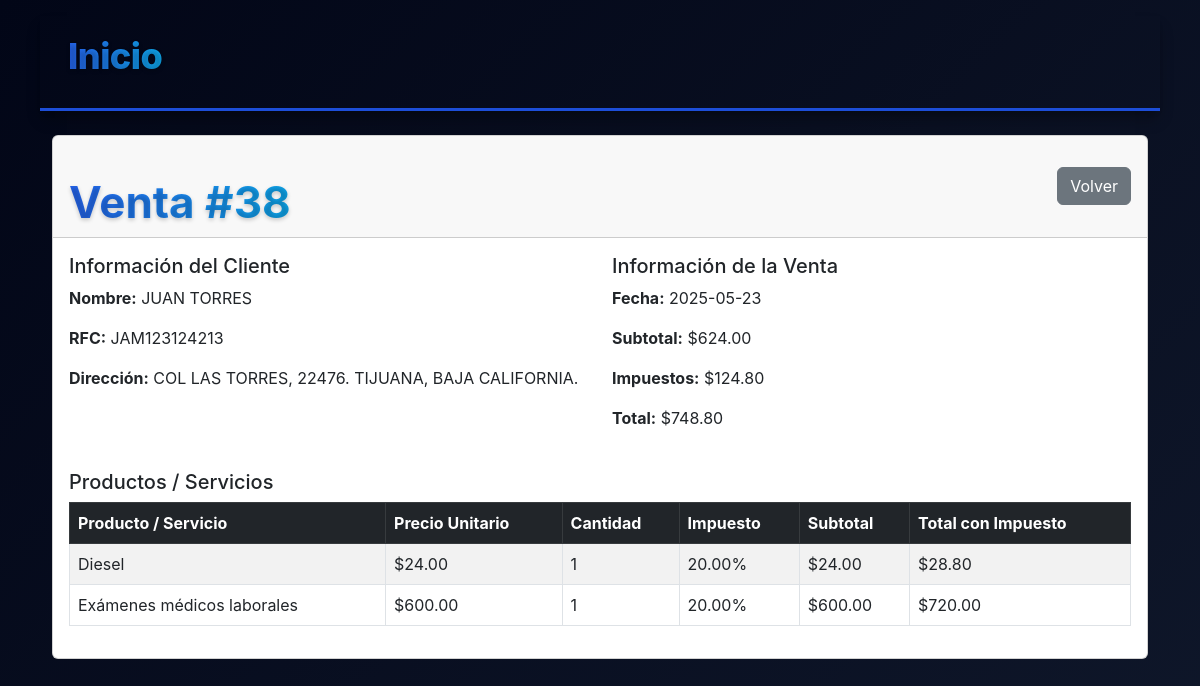
/modules/sales/view.php?id=38 (signed in), run on the app's committed database.
### tables this page shows
CREATE TABLE `sales` (
  `id` int(11) NOT NULL,
  `client_id` int(11) NOT NULL,
  `sale_date` date NOT NULL,
  `subtotal` decimal(10,2) NOT NULL,
  `tax_percentage` decimal(5,2) NOT NULL,
  `tax_amount` decimal(10,2) NOT NULL,
  `total` decimal(10,2) NOT NULL,
  `created_at` timestamp NOT NULL DEFAULT current_timestamp(),
  `client_type` enum('person','company') NOT NULL DEFAULT 'person'
);

CREATE TABLE `sale_details` (
  `id` int(11) NOT NULL,
  `sale_id` int(11) NOT NULL,
  `product_id` int(11) NOT NULL,
  `quantity` int(11) NOT NULL,
  `unit_price` decimal(10,2) NOT NULL,
  `tax_rate` decimal(4,2) NOT NULL DEFAULT 0.00,
  `subtotal` decimal(10,2) NOT NULL
);

CREATE TABLE `products` (
  `id` int(11) NOT NULL,
  `name` varchar(100) NOT NULL,
  `description` text DEFAULT NULL,
  `type` enum('Producto','Servicio') NOT NULL DEFAULT 'Producto',
  `price` decimal(10,2) NOT NULL,
  `created_at` timestamp NOT NULL DEFAULT current_timestamp()
);

### modules/sales/view.php (the view, shortened to what this page needs)
<?php
require_once '../../includes/header.php';
$db   = new Database();
$conn = $db->connect();
$stmt = $conn->prepare("
    SELECT
      s.*,
      CASE
        WHEN s.client_type = 'person'  THEN CONCAT(c.first_name, ' ', c.last_name)
        WHEN s.client_type = 'company' THEN co.business_name
        ELSE ''
      END AS client_name,
      CASE
        WHEN s.client_type = 'person'  THEN c.rfc
        WHEN s.client_type = 'company' THEN co.rfc
        ELSE ''
      END AS client_rfc,
      CASE
        WHEN s.client_type = 'person'  THEN c.address
        WHEN s.client_type = 'company' THEN co.fiscal_address
        ELSE ''
      END AS client_address
    FROM sales AS s
    LEFT JOIN clients   AS c  ON (s.client_type = 'person'  AND s.client_id = c.id)
    LEFT JOIN companies AS co ON (s.client_type = 'company' AND s.client_id = co.id)
    WHERE s.id = :id
");
$stmt->bindParam(':id', $_GET['id'], PDO::PARAM_INT);
$stmt->execute();
$sale = $stmt->fetch(PDO::FETCH_ASSOC);
$detailStmt = $conn->prepare("
    SELECT sd.*, p.name AS product_name
    FROM sale_details AS sd
    JOIN products AS p ON sd.product_id = p.id
    WHERE sd.sale_id = :sale_id
");
$detailStmt->bindParam(':sale_id', $_GET['id'], PDO::PARAM_INT);
$detailStmt->execute();
$sale_details = $detailStmt->fetchAll(PDO::FETCH_ASSOC);
?>
<!DOCTYPE html>
<html lang="es">
<head>
  <link href="https://cdn.jsdelivr.net/npm/bootstrap@5.3.0/dist/css/bootstrap.min.css" rel="stylesheet">
  <link rel="stylesheet" href="/swift_invoice/assets/css/tableClients.css">
</head>
<body>
  <nav class="navbar navbar-expand navbar-custom py-2 sticky-top">
    <div class="container-fluid">
      <a class="navbar-brand navbar-brand-custom ms-3" href="/swift_invoice">Inicio</a>
    </div>
  </nav>
  <div class="container my-4">
    <div class="card">
      <div class="card-header d-flex justify-content-between align-items-center">
        <h2 class="card-title mb-0">Venta #<?php echo htmlspecialchars($sale['id']); ?></h2>
        <a href="index.php" class="btn btn-secondary">Volver</a>
      </div>
      <div class="card-body">
        <div class="row mb-4">
          <div class="col-md-6">
            <h5>Información del Cliente</h5>
            <p><strong>Nombre:</strong> <?php echo htmlspecialchars($sale['client_name'] ?: 'N/A'); ?></p>
            <p><strong>RFC:</strong> <?php echo htmlspecialchars($sale['client_rfc'] ?: 'N/A'); ?></p>
            <p><strong>Dirección:</strong> <?php echo nl2br(htmlspecialchars($sale['client_address'] ?: 'N/A')); ?></p>
          </div>
          <div class="col-md-6">
            <h5>Información de la Venta</h5>
            <p><strong>Fecha:</strong> <?php echo htmlspecialchars($sale['sale_date']); ?></p>
            <p><strong>Subtotal:</strong> $<?php echo number_format($sale['subtotal'], 2); ?></p>
            <p><strong>Impuestos:</strong> $<?php echo number_format($sale['tax_amount'], 2); ?></p>
            <p><strong>Total:</strong> $<?php echo number_format($sale['total'], 2); ?></p>
          </div>
        </div>
        <h5>Productos / Servicios</h5>
        <?php if (empty($sale_details)): ?>
          <p>No hay productos registrados para esta venta.</p>
        <?php else: ?>
          <div class="table-responsive">
            <table class="table table-striped table-bordered">
              <thead class="table-dark">
                <tr>
                  <th>Producto / Servicio</th>
                  <th>Precio Unitario</th>
                  <th>Cantidad</th>
                  <th>Impuesto</th>
                  <th>Subtotal</th>
                  <th>Total con Impuesto</th>
                </tr>
              </thead>
              <tbody>
                <?php foreach ($sale_details as $detail): ?>
                  <tr>
                    <td><?php echo htmlspecialchars($detail['product_name']); ?></td>
                    <td>$<?php echo number_format($detail['unit_price'], 2); ?></td>
                    <td><?php echo htmlspecialchars($detail['quantity']); ?></td>
                    <td><?php echo number_format($detail['tax_rate'] ?? 0, 2); ?>%</td>
                    <td>$<?php echo number_format($detail['subtotal'], 2); ?></td>
                    <td>
                      $<?php
                        $line_total = $detail['subtotal'] + ($detail['subtotal'] * (($detail['tax_rate'] ?? 0) / 100));
                        echo number_format($line_total, 2);
                      ?>
                    </td>
                  </tr>
                <?php endforeach; ?>
              </tbody>
            </table>
          </div>
        <?php endif; ?>
      </div>
    </div>
  </div>
  <?php require_once '../../includes/footer.php'; ?>
</body>
</html>

### assets/css/main.css (style rules this page uses)
:root { --primary: #2563eb; --primary-dark: #1d4ed8; --secondary: #0ea5e9; --text: #e5e7eb; --text-light: #9ca3af; --bg-dark: #0f172a; --card-bg: #1e293b; --border: #334155; --danger: #ef4444; --shadow: 0 10px 15px -3px rgba(0, 0, 0, 0.3), 0 4px 6px -4px rgba(0, 0, 0, 0.3); }
body { font-family: 'Segoe UI', Tahoma, Geneva, Verdana, sans-serif; margin: 0; padding: 0; background-color: var(--bg-dark); color: var(--text); }
.container { width: 100%; max-width: 1200px; margin: 0 auto; padding: 0 15px; }
.card-title { font-size: 1.3rem; font-weight: 700; margin: 0; margin-bottom: 0.5rem; }

### assets/css/tableClients.css (style rules this page uses)
:root { --primary: #2563eb; --primary-dark: #1d4ed8; --primary-light: rgba(37, 99, 235, 0.1); --secondary: #0ea5e9; --text: #e5e7eb; --text-light: #9ca3af; --text-lighter: #6b7280; --bg-dark: #0f172a; --bg-darker: #020617; --card-bg: #1e293b; --card-hover: #334155; --border-dark: #334155; --border-light: #475569; --danger: #ef4444; --success: #10b981; --warning: #f59e0b; --purple: #8b5cf6; --shadow: 0 10px 15px -3px rgba(0, 0, 0, 0.3), 0 4px 6px -4px rgba(0, 0, 0, 0.3); --shadow-hover: 0 20px 25px -5px rgba(0, 0, 0, 0.4), 0 10px 10px -5px rgba(0, 0, 0, 0.2); --glow: 0 0 15px rgba(59, 130, 246, 0.4); --transition-smooth: all 0.3s cubic-bezier(0.25, 0.8, 0.25, 1); --transition-bounce: all 0.4s cubic-bezier(0.175, 0.885, 0.32, 1.275); --radius-sm: 0.5rem; --radius-md: 1rem; --radius-lg: 1.5rem; --radius-xl: 2rem; }
body { background: linear-gradient(135deg, var(--bg-darker), var(--bg-dark)); font-family: 'Inter', sans-serif; color: var(--text); padding: 1rem 2.5rem; }
html, body { height: 100%; overflow-x: hidden; overflow-y: auto; }
.card-title { margin-bottom: 0.75rem; color: var(--white); font-size: 2.75rem; padding-top: 2rem; font-weight: 700; background: linear-gradient(to right, var(--primary), var(--secondary)); -webkit-background-clip: text; background-clip: text; color: transparent; text-shadow: 0 2px 4px rgba(0, 0, 0, 0.2); }
.table-responsive { background-color: transparent; }
.navbar-custom { background: transparent !important; position: relative; box-shadow: var(--shadow) !important; border-bottom: 3px solid var(--primary-dark) !important; }
.navbar-brand-custom { font-family: 'Inter', -apple-system, BlinkMacSystemFont, 'Segoe UI', Roboto, Oxygen, Ubuntu, Cantarell, sans-serif; margin-bottom: 0.75rem; font-size: 2.25rem; font-weight: 800; letter-spacing: -0.5px; background: linear-gradient(to right, var(--primary), var(--secondary)); -webkit-background-clip: text; background-clip: text; color: transparent; text-shadow: 0 2px 4px rgba(0, 0, 0, 0.2); }

### data on the page
sales: sale_date "2025-05-23", subtotal "624.00", tax_amount "124.80", total "748.80"
sale_details: product.name "Diesel", unit_price "24.00", quantity "1", tax_rate "20.00", subtotal "24.00", line_total "28.80"
sale_details: product.name "Exámenes médicos laborales", unit_price "600.00", quantity "1", tax_rate "20.00", subtotal "600.00", line_total "720.00"

### other printed values
$sale['client_name'] ?: 'N/A' "JUAN TORRES"
$sale['client_rfc'] ?: 'N/A' "JAM123124213"
$sale['client_address'] ?: 'N/A' "COL LAS TORRES, 22476. TIJUANA, BAJA CALIFORNIA."
